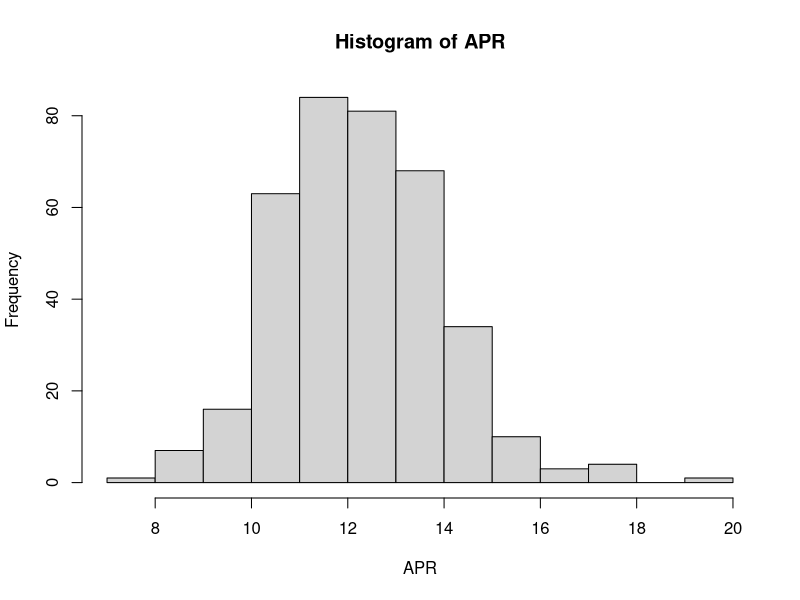
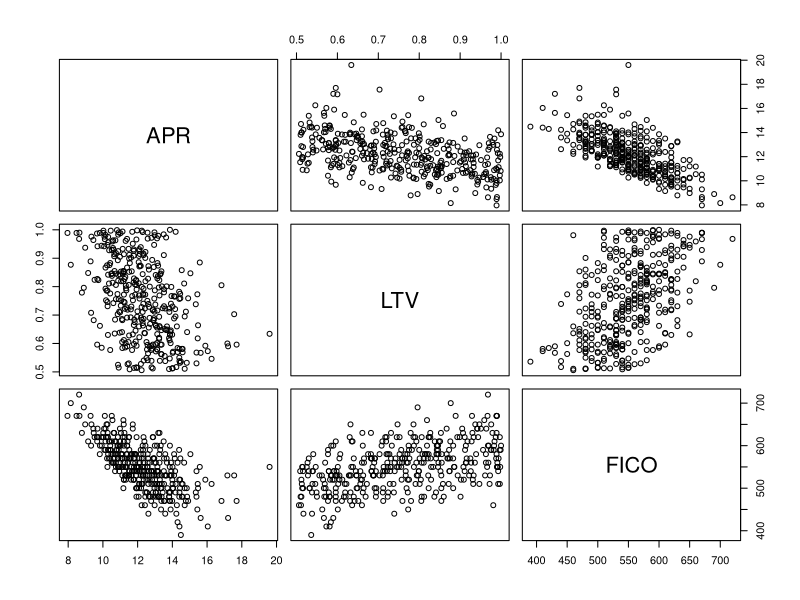

These figures' R source, in order: (Note: this script raises an error after producing the figures.)
## ---- chunk 1
knitr::opts_chunk$set(echo = TRUE,
                      message = F,
                      warning = F)
library(tidyverse)
## ---- chunk 2
mallsales <- read.csv("Lec9/mall_sales.csv")
## ---- chunk 3
g1 <- lm(Sales~ Income +Competitors, data = mallsales)

  summary(g1)
  
## ---- chunk 4
# Residuals

predicted <- predict(g1, mallsales)
  
# same results from following two methods
  
  residuals <-  mallsales$Sales - predicted
  
  g1$residuals
  
## ---- chunk 5
qt(0.025, 62)*68.03

g1$fitted.values[1]

# interval
g1$fitted.values[1]+qt(0.025, 62)*68.03
g1$fitted.values[1]-qt(0.025, 62)*68.03
## ---- chunk 6
subprime <- read.csv("Lec9/subprime.csv")
ncol(subprime)
nrow(subprime)
dim(subprime)
str(subprime)
## ---- chunk 7
summary(subprime$APR)
## ---- chunk 8
hist(subprime$APR, 
     xlab = 'APR',
     main = "Histogram of APR")
     #breaks = 20)
## ---- chunk 9
subprime[15,]
## ---- chunk 10
plot(subprime)
## ---- chunk 11
# correlation matrix
cor(subprime)

#subprime %>% 
#  PerformanceAnalytics::chart.Correlation()
## ---- chunk 12
model <- lm(APR~FICO+ LTV, data = subprime)
summary(model)
## ---- chunk 13
borrower <- data.frame(FICO = 650, LTV = 0.9)
prediction <- predict(model, borrower)

qt(0.025, 369)*1.242

# lower bound
prediction + qt(0.025, 369)*1.242
# upper bound
prediction - qt(0.025, 369)*1.242

# 95% CI is [7.76, 12.65]

predict.lm(model, borrower, interval = "pred", level = 0.95)

## ---- chunk 14

## ---- chunk 15
autoplot(g1)+ 
  theme_bw()
## ---- chunk 16
# residuals 
plot(mallsales$Income, g1$residuals) 
plot(mallsales$Competitors, g1$residuals)
## ---- chunk 17
qqnorm(g1$residuals)
qqline(g1$residuals) # add a line to the normal quantile plot
